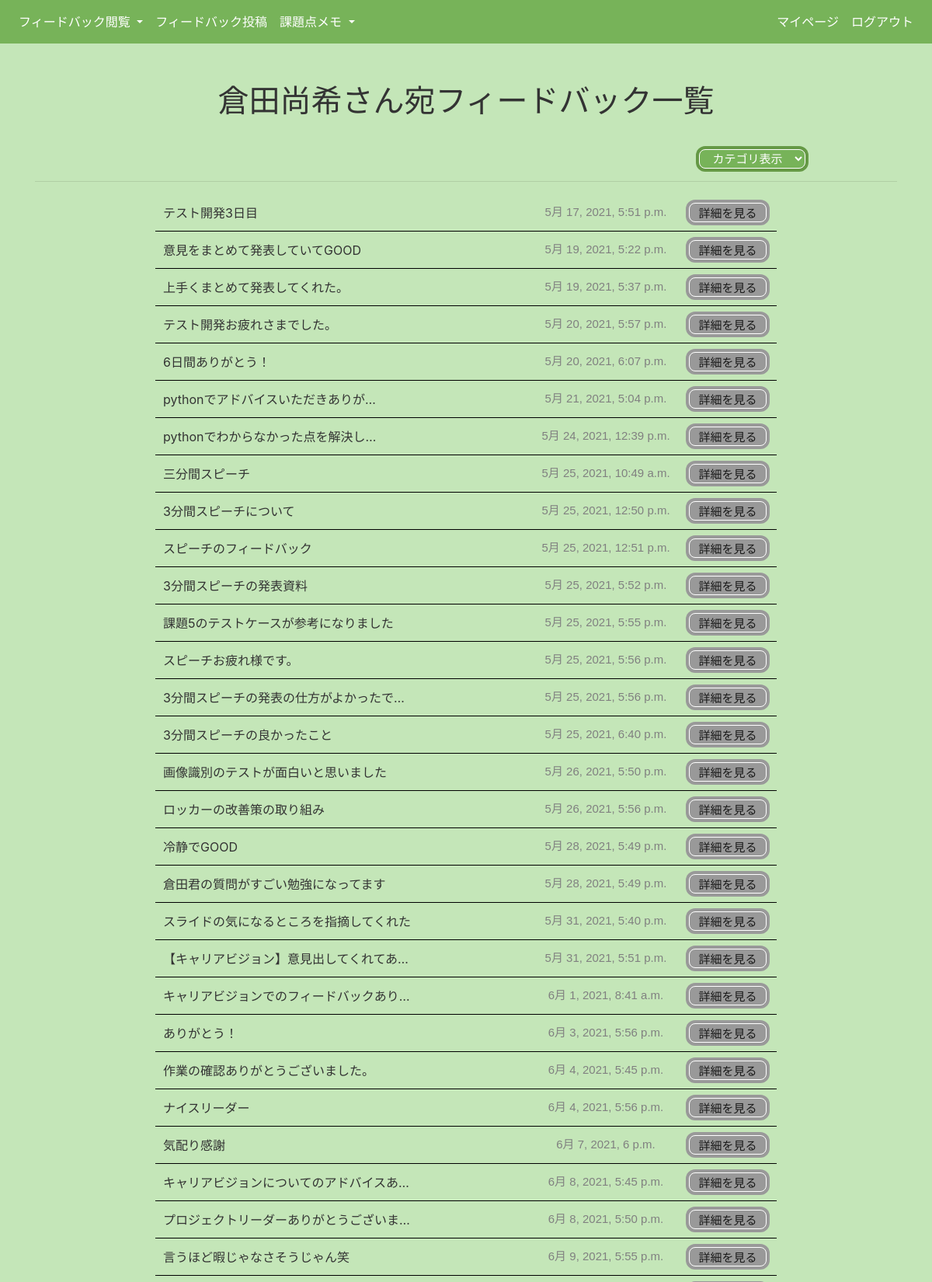
The page /feedback/private_list/ (signed in, upper part) on the database its author committed.
### login/models.py (models this page shows)
class CustomUser(AbstractUser):
    age = models.IntegerField(null=True)

### feedback/models.py (models this page shows, shortened)
class Feedback(models.Model):
    CHOICES = (
        ("0", "GOOD"),
        ("1", "MORE"),
        ("2", "その他"),
    )
    title = models.CharField('題名', max_length=50, blank=False)
    user_id = models.ForeignKey(CustomUser,verbose_name='宛名',on_delete=models.CASCADE)
    content = models.TextField('内容', max_length=500, blank=False)
    created_at = models.DateTimeField('作成日時', auto_now_add=True)
    updated_at = models.DateTimeField('更新日時',auto_now=True)
    sender = models.CharField('送信者', max_length=50, blank=False)
    anonymous = models.BooleanField('匿名投稿',default=False)
    category = models.CharField("カテゴリ", max_length=20, choices=CHOICES, blank=False)

### feedback/views.py (the view, shortened to what this page needs)
# urls.py: path('private_list/', views.FeedbackPrivateListView.as_view(), name='private_list'),
class FeedbackPrivateListView(LoginRequiredMixin,generic.ListView):
    model = Feedback
    template_name="feedback/private_list.html"
    def get_context_data(self, *args, **kwargs):
        filter_category = "default"
        object_list = Feedback.objects.filter(user_id__id__exact = self.request.user.id)
        context = {
            'object_list' : object_list,
            'category' : filter_category,   #初期カテゴリ名
            'object_category' : Feedback.objects.filter(user_id__id__exact = self.request.user.id) #カテゴリ名表示用
        }
        return context

### feedback/templates/feedback/private_list.html (shortened to what this page needs)
{% extends 'base.html' %}
{% block content %}
<div class="container">
<div class="text-center">
<h1>{{ user.first_name }}{{ user.last_name }}さん宛フィードバック一覧</h1>
<form action="" method="post">
  <div class="category">
  <div class="row">
    <div class="col-lg-9"></div>
    <div class="col-lg-3"><select name="filer_ctg" size="1" onchange="submit(this.form)" class="category_select"></div>
    {% if category == "default" %}
      <option value="default"disabled selected>カテゴリ表示</option>
    {% endif %}
  </div>
  </div>
  </div>
<hr/>
<table border="0" align="center" class ="list_tabel">
  <tbody >
    {% for item in object_list %}
      <tr>
          <td class="list_titel">{{ item.title | truncatechars:20}}</td>
          <td class="list_created">{{ item.created_at }}</td>
          <td class="list_detail"><a  href="{% url 'feedback:private_detail' pk=item.id %}" class="button_None">詳細を見る</a></td>
      </tr>
    {% endfor %}
  </tbody>
</table>
<br>
{%endblock%}

### static/style.css (style rules this page uses)
body { background-color: #c4e6b8; color: #333333; }
h1 { text-align: center; padding-top: 50px; padding-bottom: 30px; }
table { margin-left: auto; margin-right: auto; }
.list_tabel { width: 800px; border-bottom: #999999; }
.list_created { font-family: sans-serif; font-size: 15px; color: #808080; }
.list_detail a { width:100px; height:25px; margin: 6px; text-align: center; line-height:25px; display:block; text-decoration: none; background: #999999; text-align:center; border:1px solid #FFFFFF; color:#1a1a1a; font-size:15px; font-family: sans-serif; border-radius:8px; -webkit-border-radius:8px; -moz-border-radius:8px; box-shadow:0px 0px 0px 4px #999999 ; transition: all 0.5s ease; }
.category_select { width:137px; height:25px; text-align: center; line-height:40px; display:block; text-decoration: none; background:#77b359; text-align:center; border:1px solid #FFFFFF; color:#FFFFFF; font-size: 15px; font-family: sans-serif; border-radius:8px; -webkit-border-radius:8px; -moz-border-radius:8px; box-shadow:0px 0px 0px 4px #659945 ; transition: all 0.5s ease; }

### feedback/templates/feedback/private_list.html (style rules this page uses)
.list_tabel { border-collapse: collapse; table-layout: fixed; }
.list_tabel th, .list_tabel td { border-bottom: 1px solid black; padding-top: 5px; padding-bottom: 5px; }
.list_titel { width: 60%; text-align: left; padding-left: 10px ; }
.list_created { width: 200px; }
.list_detail { text-align: right; padding-right: 20px; }
.category { text-align: center; display: block; position: relative; }

### rows shown on the page
CustomUser: first_name "倉田", last_name "尚希"
Feedback: title "テスト開発3日目", created_at "5月 17, 2021, 5:51 p.m."
Feedback: title "意見をまとめて発表していてGOOD", created_at "5月 19, 2021, 5:22 p.m."
Feedback: title "上手くまとめて発表してくれた。", created_at "5月 19, 2021, 5:37 p.m."
Feedback: title "テスト開発お疲れさまでした。", created_at "5月 20, 2021, 5:57 p.m."
Feedback: title "6日間ありがとう！", created_at "5月 20, 2021, 6:07 p.m."
Feedback: title "pythonでアドバイスいただきありが…", created_at "5月 21, 2021, 5:04 p.m."
Feedback: title "pythonでわからなかった点を解決し…", created_at "5月 24, 2021, 12:39 p.m."
Feedback: title "三分間スピーチ", created_at "5月 25, 2021, 10:49 a.m."
Feedback: title "3分間スピーチについて", created_at "5月 25, 2021, 12:50 p.m."
Feedback: title "スピーチのフィードバック", created_at "5月 25, 2021, 12:51 p.m."
Feedback: title "3分間スピーチの発表資料", created_at "5月 25, 2021, 5:52 p.m."
Feedback: title "課題5のテストケースが参考になりました", created_at "5月 25, 2021, 5:55 p.m."
Feedback: title "スピーチお疲れ様です。", created_at "5月 25, 2021, 5:56 p.m."
Feedback: title "3分間スピーチの発表の仕方がよかったで…", created_at "5月 25, 2021, 5:56 p.m."
Feedback: title "3分間スピーチの良かったこと", created_at "5月 25, 2021, 6:40 p.m."
Feedback: title "画像識別のテストが面白いと思いました", created_at "5月 26, 2021, 5:50 p.m."
Feedback: title "ロッカーの改善策の取り組み", created_at "5月 26, 2021, 5:56 p.m."
Feedback: title "冷静でGOOD", created_at "5月 28, 2021, 5:49 p.m."
Feedback: title "倉田君の質問がすごい勉強になってます", created_at "5月 28, 2021, 5:49 p.m."
Feedback: title "スライドの気になるところを指摘してくれた", created_at "5月 31, 2021, 5:40 p.m."
Feedback: title "【キャリアビジョン】意見出してくれてあ…", created_at "5月 31, 2021, 5:51 p.m."
Feedback: title "キャリアビジョンでのフィードバックあり…", created_at "6月 1, 2021, 8:41 a.m."
Feedback: title "ありがとう！", created_at "6月 3, 2021, 5:56 p.m."
Feedback: title "作業の確認ありがとうございました。", created_at "6月 4, 2021, 5:45 p.m."
Feedback: title "ナイスリーダー", created_at "6月 4, 2021, 5:56 p.m."
Feedback: title "気配り感謝", created_at "6月 7, 2021, 6 p.m."
Feedback: title "キャリアビジョンについてのアドバイスあ…", created_at "6月 8, 2021, 5:45 p.m."
Feedback: title "プロジェクトリーダーありがとうございま…", created_at "6月 8, 2021, 5:50 p.m."
Feedback: title "言うほど暇じゃなさそうじゃん笑", created_at "6月 9, 2021, 5:55 p.m."
